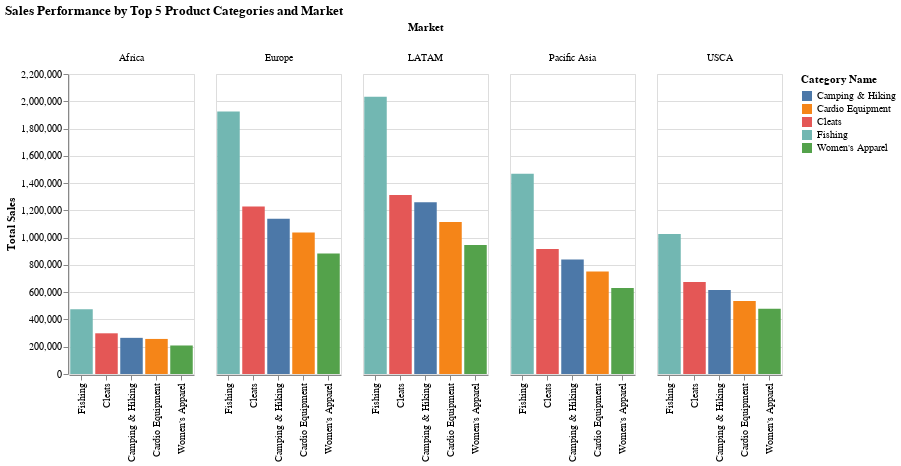

The notebook cell saved with this chart:
### Code cell
chartTopCategorySorted = alt.Chart(top_category_sales).mark_bar().encode(
    x=alt.X("Category Name:N", title="", sort="-y"),
    y=alt.Y("total_sales:Q", title="Total Sales"),
    color="Category Name",
    tooltip=["Category Name", "Market", "total_sales"],
    column="Market"
).properties(
    title="Sales Performance by Top 5 Product Categories and Market",
    width=125,
    height=300
)

chartTopCategorySorted

### Figure 1 — Vega-Lite specification as saved in the notebook (floating-point values rounded to 4 significant figures)
{"config": {"view": {"continuousWidth": 400, "continuousHeight": 300}}, "data": {"name": "data-b90c942fa3b31f3f74c7b541032651c8"}, "mark": "bar", "encoding": {"color": {"field": "Category Name", "type": "nominal"}, "column": {"field": "Market", "type": "nominal"}, "tooltip": [{"field": "Category Name", "type": "nominal"}, {"field": "Market", "type": "nominal"}, {"field": "total_sales", "type": "quantitative"}], "x": {"field": "Category Name", "sort": "-y", "title": "", "type": "nominal"}, "y": {"field": "total_sales", "title": "Total Sales", "type": "quantitative"}}, "height": 300, "title": "Sales Performance by Top 5 Product Categories and Market", "width": 125, "$schema": "https://vega.github.io/schema/vega-lite/v4.17.0.json", "datasets": {"data-b90c942fa3b31f3f74c7b541032651c8": [{"Category Name": "Camping & Hiking", "Market": "Africa", "total_sales": 265200.0}, {"Category Name": "Camping & Hiking", "Market": "Europe", "total_sales": 1138000.0}, {"Category Name": "Camping & Hiking", "Market": "LATAM", "total_sales": 1260000.0}, {"Category Name": "Camping & Hiking", "Market": "Pacific Asia", "total_sales": 839300.0}, {"Category Name": "Camping & Hiking", "Market": "USCA", "total_sales": 616200.0}, {"Category Name": "Cardio Equipment", "Market": "Africa", "total_sales": 257200.0}, {"Category Name": "Cardio Equipment", "Market": "Europe", "total_sales": 1037000.0}, {"Category Name": "Cardio Equipment", "Market": "LATAM", "total_sales": 1114000.0}, {"Category Name": "Cardio Equipment", "Market": "Pacific Asia", "total_sales": 751900.0}, {"Category Name": "Cardio Equipment", "Market": "USCA", "total_sales": 534600.0}, {"Category Name": "Cleats", "Market": "Africa", "total_sales": 298500.0}, {"Category Name": "Cleats", "Market": "Europe", "total_sales": 1229000.0}, {"Category Name": "Cleats", "Market": "LATAM", "total_sales": 1313000.0}, {"Category Name": "Cleats", "Market": "Pacific Asia", "total_sales": 917200.0}, {"Category Name": "Cleats", "Market": "USCA", "total_sales": 674600.0}, {"Category Name": "Fishing", "Market": "Africa", "total_sales": 474000.0}, {"Category Name": "Fishing", "Market": "Europe", "total_sales": 1926000.0}, {"Category Name": "Fishing", "Market": "LATAM", "total_sales": 2033000.0}, {"Category Name": "Fishing", "Market": "Pacific Asia", "total_sales": 1469000.0}, {"Category Name": "Fishing", "Market": "USCA", "total_sales": 1027000.0}, {"Category Name": "Women's Apparel", "Market": "Africa", "total_sales": 209100.0}, {"Category Name": "Women's Apparel", "Market": "Europe", "total_sales": 883800.0}, {"Category Name": "Women's Apparel", "Market": "LATAM", "total_sales": 945400.0}, {"Category Name": "Women's Apparel", "Market": "Pacific Asia", "total_sales": 631500.0}, {"Category Name": "Women's Apparel", "Market": "USCA", "total_sales": 478000.0}]}}
